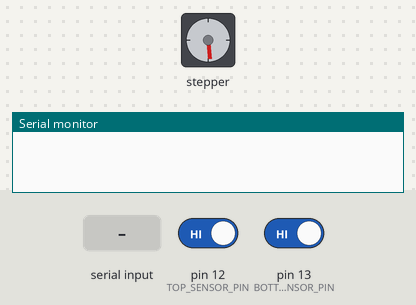
The sketch below on a simulated Arduino Uno, built with avr-gcc and run on an emulated ATmega328P. On the bench: stepper motor, the last lines printed to the serial monitor. Wiring (inferred from the names in the program): stepper motor driver (200 steps per turn assumed): step pin 4; direction pin 3; enable pin 5. The test bench sets the inputs (shaded band); at power-on: pin 12 (TOP_SENSOR_PIN) HIGH, pin 13 (BOTTOM_SENSOR_PIN) HIGH.

Above: at 0.8 s.
0.9 s: pin 12 (TOP_SENSOR_PIN) driven LOW
At 3.2 s:
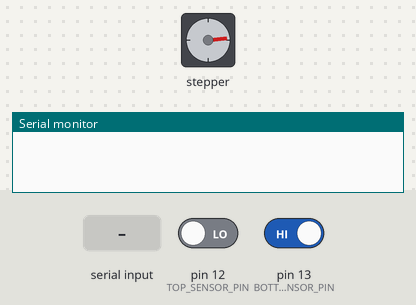
3.5 s: "ST,0,MOTOR" received over Serial
At 6.0 s:
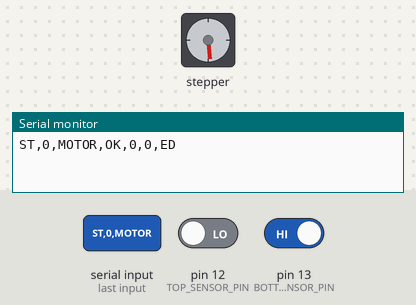
6.5 s: "ST,0,MOTOR" received over Serial
At 10.2 s:
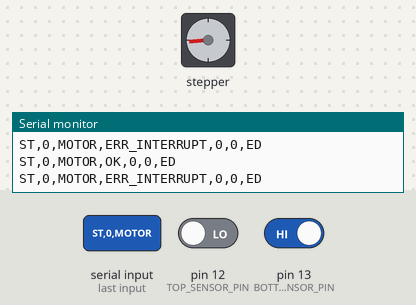
Timing chart, 0 to 11.7 s (numbered marks = the images above; inputs shaded):
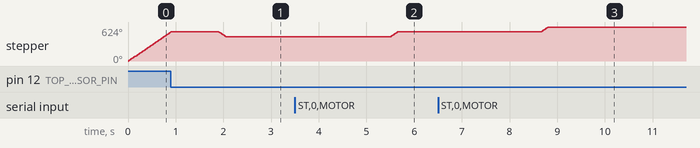

Measured:
- after the input at 3.5 s, stepper: turns 90° clockwise in 0.15 s, starting after 2.0 s
- after the input at 6.5 s, stepper: turns 90° clockwise in 0.15 s, starting after 2.2 s

The sketch:

onestep5.ino
```cpp
#include <Arduino.h>

// Arduino Pins and Constant Values
const int EN_PIN = 5;  // enable, active when LOW
const int DIR_PIN = 3; // direction, (DIR_PIN, isClockwise ? LOW : HIGH)
const int STEP_PIN = 4; // step, for-loop step angles

const int TOP_SENSOR_PIN = 12;
const int BOTTOM_SENSOR_PIN = 13;

const float SENSOR_BACK_STEP = 50; // 7 degrees
const float STEP_ANGLE = 1.8; // 0.0072;
const int STEP_DELAY = 1000; // Initial step delay value 64

float _step_start_position = 0;
float _step_end_position = 0;
float _step_current_position = 0;
float _step_zero_angle = 50; // 7 degrees from the sensor

int _step_delay = STEP_DELAY;

bool isTopSensorLow = true;
bool isBottomSensorLow = true;

void stopMotor() {
  digitalWrite(EN_PIN, LOW);
}

void motorPWM(bool isClockwise, int steps) {
  for (int i = 0; i < steps; i++) {
    int step_current_position = _step_current_position;

    digitalWrite(DIR_PIN, isClockwise ? LOW : HIGH);
    delayMicroseconds(_step_delay);
    digitalWrite(STEP_PIN, HIGH);
    delayMicroseconds(_step_delay);
    digitalWrite(STEP_PIN, LOW);
    delayMicroseconds(_step_delay);

    if (isClockwise)
      step_current_position++;
    else
      step_current_position--;

    _step_current_position = step_current_position;
  }
}

void moveMotor(int angle, int speedPercent) {
  int steps = static_cast<int>((angle - _step_current_position) / STEP_ANGLE);

  int step_target_position = static_cast<int>((angle / STEP_ANGLE) + _step_zero_angle);

  bool isClockwise = (_step_current_position < step_target_position);

  int speed = map(speedPercent, 0, 100, 800, 20);
  Serial.print("ST,0,MOTOR,OK,0,0,ED\r\n"); // Acknowledge the command

  while (_step_current_position != step_target_position) {
    bool isTopSensorLow = digitalRead(TOP_SENSOR_PIN) == LOW;
    bool isBottomSensorLow = digitalRead(BOTTOM_SENSOR_PIN) == LOW;

    if (isTopSensorLow || isBottomSensorLow) {
      stopMotor();
      delay(1000);

      if (isClockwise) {
        motorPWM(false, SENSOR_BACK_STEP); // Rotate 7 degrees CCW
      } else {
        motorPWM(true, SENSOR_BACK_STEP); // Rotate 7 degrees CW
      }

      delay(1000);
      Serial.print("ST,0,MOTOR,ERR_INTERRUPT,0,0,ED\r\n");
      return;
    }

    motorPWM(isClockwise, 1);

    if (isClockwise == true && _step_current_position >= _step_end_position) {
      Serial.print("ST,0,MOTOR,ERR_LESS,0,0,ED\r\n");
      return;
    }

    if (isClockwise == false && _step_current_position <= _step_start_position) {
      Serial.print("ST,0,MOTOR,ERR_OVER,0,0,ED\r\n");
      return;
    }
  }

  Serial.print("_step_current_position: " + String(_step_current_position) + "\r\n");
  Serial.print("step_target_position: " + String(step_target_position) + "\r\n");

  Serial.print("Parsed angle: " + String(angle) + "\r\n");
  Serial.print("Parsed speedPercent: " + String(speedPercent) + "\r\n");

  Serial.print("ST,0,MOTOR,OK," + String(_step_current_position * STEP_ANGLE) + "," + String(speed) + ",ED\r\n");
}

void setup() {
  pinMode(EN_PIN, OUTPUT);
  pinMode(DIR_PIN, OUTPUT);
  pinMode(STEP_PIN, OUTPUT);
  pinMode(TOP_SENSOR_PIN, INPUT_PULLUP);
  pinMode(BOTTOM_SENSOR_PIN, INPUT_PULLUP);

  Serial.begin(115200);
  Serial.flush();

  // Rotate motor in a counter-clockwise direction until the TOP_SENSOR_PIN is interrupted
  while (digitalRead(TOP_SENSOR_PIN) == HIGH) {
    motorPWM(false, 1);
  }

  delay(1000);

  // Rotate 7 degrees in a clockwise direction and stop the motor
  motorPWM(true, static_cast<int>(SENSOR_BACK_STEP));

  // Mark this point as a home base
  _step_start_position = 0;
  _step_current_position = 0;
  _step_end_position = 0;
}

void loop() {
  if (Serial.available() > 0) {
    String data = Serial.readString();
    data.trim();

    if (data.startsWith("ST,0,MOTOR")) {
      int angle = data.substring(data.indexOf(",") + 1, data.lastIndexOf(",")).toInt();
      int speedPercent = data.substring(data.lastIndexOf(",") + 1, data.indexOf(",ED")).toInt();

      // Move the motor to the specified angle
      moveMotor(angle, speedPercent);
    }
  }
}
```
